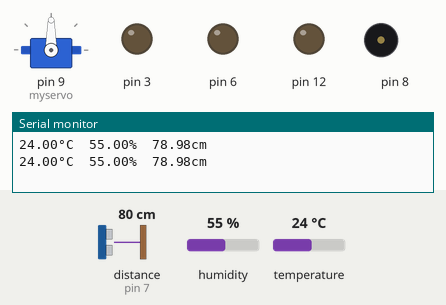
Recording of a sketch running on a simulated Arduino Uno, built with avr-gcc and run on an emulated ATmega328P. On the bench: servo, output pins drawn as LEDs (lit = HIGH), buzzer (waves = sounding), the last lines printed to the serial monitor. Wiring (inferred from the names in the program): ultrasonic range finder: trigger pin 4; echo pin 7. Dashed ring = blinking. The test bench sets the inputs (shaded band); at power-on: distance to the obstacle (sensor on pin 7) 80 cm, temperature 24 °C, humidity 55 %. The echo pulse lasts 58.3 µs per cm; pins used as bus, display or sensor lines are not drawn.

Above: at 4.4 s.
4.5 s: distance to the obstacle (sensor on pin 7) set to 7 cm
6.2 s: distance to the obstacle (sensor on pin 7) set to 4 cm
At 8.9 s:
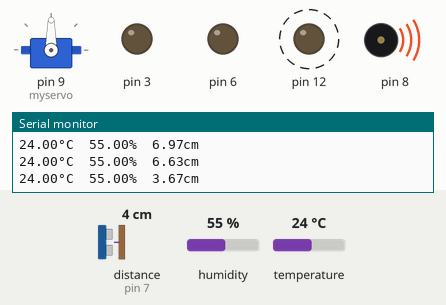
10.8 s: temperature set to 28 °C
15.4 s: temperature set to 31 °C
At 18.1 s:
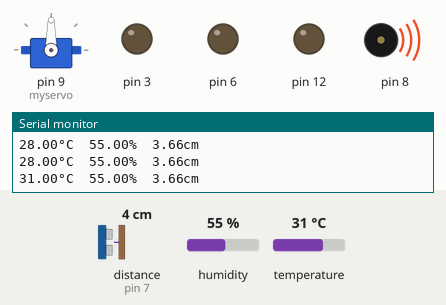
At 19.11 s:
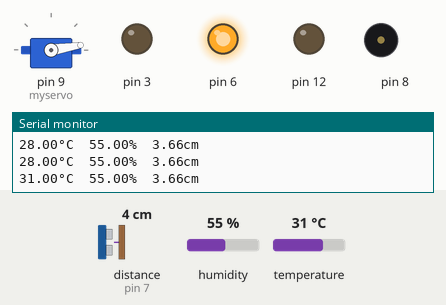
23.5 s: humidity set to 58 %
28.1 s: humidity set to 61 %
At 33.6 s:
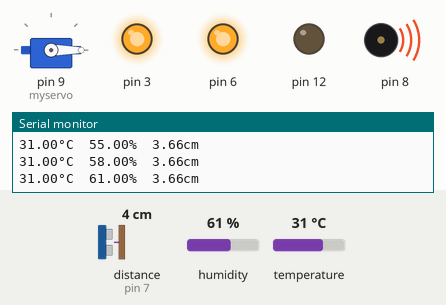
Timing chart, 0 to 35.7 s (numbered marks = the images above; inputs shaded):
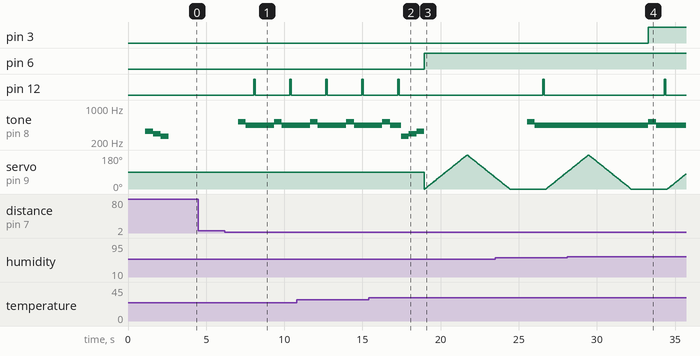

The sketch:

finalProject.ino
```cpp
//1971055 한다현 finalproject

#include <Adafruit_Sensor.h>
#include <DHT.h>
#include <DHT_U.h>
#include <Servo.h>
Servo myservo;
#define DHTPIN 5     // Digital pin connected to the DHT sensor
#define TRIG_PIN 4
#define ECHO_PIN 7

// Uncomment the type of sensor in use:
#define DHTTYPE    DHT11     // DHT 11

unsigned long int duration;
float cm;
float temperature;
float humidity;

DHT_Unified dht(DHTPIN, DHTTYPE);

uint32_t delayMS;
int pos = 0;
int count = 0;
int count2 = 0;
void setup() {
  pinMode(8, OUTPUT);
  pinMode(6, OUTPUT);
  pinMode(3, OUTPUT);
  pinMode(12, OUTPUT);
  Serial.begin(9600);
  // Initialize device.
  dht.begin();
  myservo.attach(9);
  pinMode(TRIG_PIN, OUTPUT);
  pinMode(ECHO_PIN, INPUT);

}

void loop() {
  // Delay between measurements.
  delay(1000);
  // Get temperature event and print its value.
  sensors_event_t event;
  dht.temperature().getEvent(&event);
  temperature=event.temperature;
  Serial.print(temperature); //온도 출력
  Serial.print(F("°C  "));
  dht.humidity().getEvent(&event);
  humidity=event.relative_humidity;
  Serial.print(humidity); //습도 출력
  Serial.print(F("%  "));
  digitalWrite(TRIG_PIN, HIGH); // 거리측정을 위해 TRIG_PIN을 HIGH로 설정
  delayMicroseconds(10); // 일정 시간(10 us) 동안 HIGH 상태 유지
  digitalWrite(TRIG_PIN, LOW); // TRIG_PIN을 LOW로 설정,
  duration = pulseIn(ECHO_PIN, HIGH, 18000);// 센서의 출력(ECHO_PIN)시간 측정
  cm = 0.017 * duration; // 수식에 따라 거리로 환산, 상수항은 미리 계산
  Serial.print(cm); // 환산한 거리 표시
  Serial.println("cm"); // 거리 단위 cm 표시 후 줄 바꿈(다음줄 첫 번째 칸으로
  delay(100); // 표시위치를 이동함


  if (humidity >=60) { //습도가 60% 이상이라면
    tone(8, 330); //습도가 너무 높아 제습기 실행-> 우웅 소리 들림
    digitalWrite(3, HIGH); //노란 led 불 들어옴
  }
  else {
    noTone(8); //소리 꺼짐
    digitalWrite(3, LOW); //노란 led 불꺼짐
  }


  if (cm < 5) { //들짐승이 왔다면
    tone(8, 523); delay(500); //사람에게 알리는 소리
    tone(8, 440); delay(500);
    digitalWrite(12, HIGH); delay(100); //빨간 led 켜졌다 꺼졌다함
    digitalWrite(12, LOW); delay(100);

  }
  else {
    noTone(10); //소리 꺼짐
    digitalWrite(12, LOW); //빨간 led 꺼짐
  }

  if (temperature >= 30) { //온도가 30도 이상이면
    if (count2 == 0) { //켜지는 알림 한번만 들리게하기위해
      tone(8, 262); delay(500); //알림 소리 들림
      tone(8, 294); delay(500);
      tone(8, 330); delay(500);
      noTone(8);
    }
    count2++;
    digitalWrite(6, HIGH); //파란 led 켜짐
    for (pos = 0; pos <= 180; pos += 1) { //모터 돌아감
      // in steps of 1 degree
      myservo.write(pos);
      delay(15);
    }
    for (pos = 180; pos >= 0; pos -= 1) {
      myservo.write(pos);
      delay(15);

    }
  }
  else { //온도가 30도 미만이면
    if (count == 0) { //꺼지는 알람 한번만 들리게하기위해
      tone(8, 330); delay(500);
      tone(8, 294); delay(500);
      tone(8, 262); delay(500);
      noTone(8);
    }
    count++;
    digitalWrite(6, LOW); //파란 led꺼짐
  }


}
```

Measured:
- the behaviour switches between 6 and 5 cm on distance to the obstacle (sensor on pin 7) (found by bisection; images 0 and 1)
- the behaviour switches between 29 and 30 °C on temperature (found by bisection; images 1 and 2)
- the behaviour switches between 59 and 60 % on humidity (found by bisection; images 3 and 4)
- after the input at 6.2 s, pin 12: alternates HIGH for 0.10 s and LOW for 2.2 s, starting after 1.8 s; tone on pin 8: alternates 523 Hz for 0.50 s and 440 Hz for 1.8 s, starting after 0.84 s
- after the input at 15.4 s, pin 6: LOW → HIGH after 3.6 s; pin 12: goes on until 17.4 s, then stays LOW
- after the input at 28.1 s, pin 3: LOW → HIGH after 5.2 s
